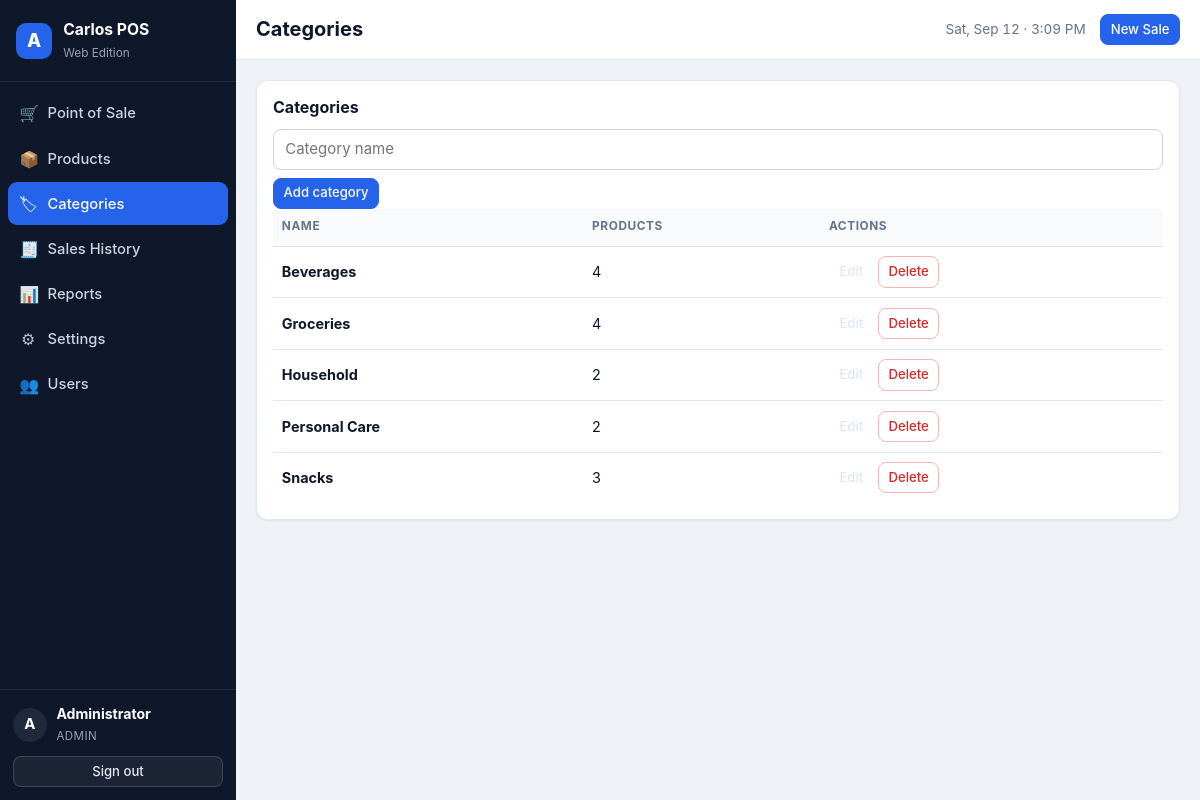
The page /index.php?page=categories (signed in) on the database its author committed.
### tables this page shows
CREATE TABLE IF NOT EXISTS `users` (
  `id`            INT UNSIGNED NOT NULL AUTO_INCREMENT,
  `name`          VARCHAR(100) NOT NULL,
  `username`      VARCHAR(50)  NOT NULL,
  `password_hash` VARCHAR(255) NOT NULL,
  `role`          ENUM('admin','cashier') NOT NULL DEFAULT 'cashier',
  `active`        TINYINT(1)   NOT NULL DEFAULT 1,
  `last_login`    DATETIME NULL DEFAULT NULL,
  `created_at`    DATETIME NOT NULL DEFAULT CURRENT_TIMESTAMP,
  PRIMARY KEY (`id`),
  UNIQUE KEY `uq_users_username` (`username`)
);

CREATE TABLE IF NOT EXISTS `categories` (
  `id`         INT UNSIGNED NOT NULL AUTO_INCREMENT,
  `name`       VARCHAR(100) NOT NULL,
  `created_at` DATETIME NOT NULL DEFAULT CURRENT_TIMESTAMP,
  PRIMARY KEY (`id`),
  UNIQUE KEY `uq_categories_name` (`name`)
);

### app/helpers.php (called while the page is built, shortened)
<?php
function e($value)
{
    return htmlspecialchars((string) $value, ENT_QUOTES | ENT_SUBSTITUTE, 'UTF-8');
}
function base_url($path = '')
{
    static $base = null;
    if ($base === null) {
        if (BASE_URL !== '') {
            $base = rtrim(BASE_URL, '/');
        } else {
            $script = $_SERVER['SCRIPT_NAME'] ?? '/index.php';
            $dir    = str_replace('\\', '/', dirname($script));
            $base   = ($dir === '/' || $dir === '.') ? '' : rtrim($dir, '/');
        }
    }
    return $base . '/' . ltrim((string) $path, '/');
}
function asset($path)
{
    return base_url('assets/' . ltrim($path, '/'));
}
function is_post()
{
    return ($_SERVER['REQUEST_METHOD'] ?? 'GET') === 'POST';
}
function get($key, $default = '')
{
    return isset($_GET[$key]) ? (is_string($_GET[$key]) ? trim($_GET[$key]) : $_GET[$key]) : $default;
}
function is_logged_in()
{
    return !empty($_SESSION['user_id']);
}
function current_user()
{
    static $user = false;
    if ($user === false) {
        $user = null;
        if (is_logged_in()) {
            $user = db_one('SELECT id, name, username, role, active FROM users WHERE id = ? AND active = 1',
                           [(int) $_SESSION['user_id']]);
        }
    }
    return $user;
}
function require_login()
{
    current_user();
}
function initial($name)
{
    $name = trim((string) $name);
    return function_exists('mb_substr')
        ? mb_strtoupper(mb_substr($name, 0, 1))
        : strtoupper(substr($name, 0, 1));
}

### app/db.php (called while the page is built, shortened)
<?php
function db()
{
    static $pdo = null;
    if ($pdo === null) {
        $dsn = 'mysql:host=' . DB_HOST . ';dbname=' . DB_NAME . ';charset=' . DB_CHARSET;
        $pdo = new PDO($dsn, DB_USER, DB_PASS, [
            PDO::ATTR_ERRMODE            => PDO::ERRMODE_EXCEPTION,
            PDO::ATTR_DEFAULT_FETCH_MODE => PDO::FETCH_ASSOC,
            PDO::ATTR_EMULATE_PREPARES   => false,
        ]);
    }
    return $pdo;
}
function db_all($sql, $params = [])
{
    $st = db()->prepare($sql);
    $st->execute($params);
    return $st->fetchAll();
}
function db_one($sql, $params = [])
{
    $st = db()->prepare($sql);
    $st->execute($params);
    $row = $st->fetch();
    return $row === false ? null : $row;
}

### app/controllers/products.php (called while the page is built, shortened)
<?php
function categories_controller()
{
    $rows = db_all(
        'SELECT c.*, COUNT(p.id) AS product_count
           FROM categories c
           LEFT JOIN products p ON p.category_id = c.id
          GROUP BY c.id
          ORDER BY c.name'
    );
    return [
        'title' => 'Categories',
        'rows'  => $rows,
        'edit'  => ((int) get('id', 0)) ? db_one('SELECT * FROM categories WHERE id = ?', [(int) get('id')]) : null,
    ];
}

### app/views/categories.php (the view, shortened to what this page needs)
<div class="card">
  <div class="card-head">
    <h3>Categories</h3>
  </div>
  <form method="post" action="<?= e(base_url('index.php?page=categories&action=save')) ?>" class="inline-form">
    <input class="input" type="text" name="name" required placeholder="Category name"
           value="<?= e($data['edit']['name'] ?? '') ?>">
    <button class="btn btn-primary btn-sm" type="submit"><?= $data['edit'] ? 'Update' : 'Add category' ?></button>
  </form>
  <div class="table-wrap">
    <table class="table">
      <thead><tr><th>Name</th><th class="right">Products</th><th class="right">Actions</th></tr></thead>
      <tbody>
      <?php foreach ($data['rows'] as $r): ?>
        <tr>
          <td><strong><?= e($r['name']) ?></strong></td>
          <td class="right"><?= e($r['product_count']) ?></td>
          <td class="right">
            <a class="btn btn-sm btn-ghost" href="<?= e(base_url('index.php?page=categories&action=edit&id=' . $r['id'])) ?>">Edit</a>
            <form method="post" action="<?= e(base_url('index.php?page=categories&action=delete')) ?>" class="inline">
              <button class="btn btn-sm btn-danger" type="submit"
                      data-confirm="Delete &quot;<?= e($r['name']) ?>&quot;? Its products become Uncategorized.">Delete</button>
            </form>
          </td>
        </tr>
      <?php endforeach; ?>
      </tbody>
    </table>
  </div>
</div>

### app/views/layout/header.php (shortened to what this page needs)
<?php
$user     = $layout === 'app' ? current_user() : null;
$title    = $data['title'] ?? ucfirst($page ?? 'POS');
$navItems = [
    'pos'        => ['Point of Sale', 'cart'],
    'products'   => ['Products',      'box'],
    'categories' => ['Categories',    'tag'],
    'sales'      => ['Sales History', 'receipt'],
    'reports'    => ['Reports',       'chart'],
    'settings'   => ['Settings',      'gear'],
    'users'      => ['Users',         'users'],
];
?>
<!DOCTYPE html>
<html lang="en">
<head>
<link rel="stylesheet" href="<?= e(asset('css/app.css')) ?>">
</head>
<body class="layout-<?= e($layout) ?><?= $page === 'pos' ? ' page-pos' : '' ?>">
<?php if ($layout === 'app'): ?>
<div class="app-shell">
  <aside class="sidebar" id="sidebar">
    <div class="brand">
      <div class="brand-mark">A</div>
      <div class="brand-text">
        <strong>Carlos POS</strong>
        <span>Web Edition</span>
      </div>
    </div>
    <nav class="nav">
      <?php foreach ($navItems as $key => [$label, $icon]): ?>
        <a class="nav-link<?= $page === $key ? ' active' : '' ?>" href="<?= e(base_url('index.php?page=' . $key)) ?>">
          <span class="ico ico-<?= e($icon) ?>" aria-hidden="true"></span>
          <span class="nav-label"><?= e($label) ?></span>
        </a>
      <?php endforeach; ?>
    </nav>
    <div class="sidebar-foot">
      <div class="who">
        <div class="avatar"><?= e(initial($user['name'])) ?></div>
        <div>
          <strong><?= e($user['name']) ?></strong>
          <span class="role"><?= e(ucfirst($user['role'])) ?></span>
        </div>
      </div>
      <a class="btn btn-ghost btn-sm" href="<?= e(base_url('index.php?page=logout')) ?>">Sign out</a>
    </div>
  </aside>
  <div class="main">
    <header class="topbar">
      <div class="topbar-title">
        <h1><?= e($title) ?></h1>
      </div>
      <div class="topbar-meta">
        <span class="clock" id="clock"><?= e(date('D, M d · h:i A')) ?></span>
        <a class="btn btn-primary btn-sm" href="<?= e(base_url('index.php?page=pos')) ?>">New Sale</a>
      </div>
    </header>
    <main class="content">
<?php endif; ?>

### rows shown on the page
users: name "A", name "Administrator", role "ADMIN"
categories: name "Beverages", product_count "4"
categories: name "Groceries", product_count "4"
categories: name "Household", product_count "2"
categories: name "Personal Care", product_count "2"
categories: name "Snacks", product_count "3"

### other values the page prints
$label "Point of Sale"
$label "Products"
$label "Categories"
$label "Sales History"
$label "Reports"
$label "Settings"
$label "Users"
$title "Categories"
